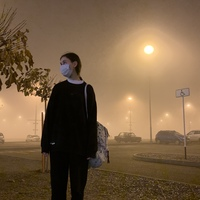
#> input picture images/sister.jpg, 200 x 200 px
$ python NLM.py
#> lines starting #> are read from the running program, lines starting #| are printed output that depends on the picture
import cv2
import matplotlib.pyplot as plt
import numpy as np
import math
import matplotlib.image as mpimg


# Non Local Mean filter

def nlmfunc(i, j, fw, fh, nw, nh, image, sigma1, sigma2, nlmWFilter):
    imgmain = image[i - fh // 2:i + 1 + fh // 2, j - fw // 2:j + 1 + fw // 2, :]

    nlmFilter = 0
    for p in range(-(nh // 2), 1 + (nh // 2)):
        for q in range(-(nw // 2), 1 + (nw // 2)):
            imgneighbour = image[i + p - fh // 2: i + 1 + p + fh // 2, j + q - fw // 2:j + 1 + q + fw // 2, :]
            nlmIFilter = ((imgmain - imgneighbour) ** 2) / (2 * (sigma1 ** 2))
            nlmFilter += np.exp(-1 * nlmIFilter)

    nlmFilter = nlmFilter / np.sum(nlmFilter, axis=(0, 1))
    nlmFilter = nlmFilter * nlmWFilter
    nlmFilter = nlmFilter / np.sum(nlmFilter, axis=(0, 1))
    return np.sum(np.multiply(imgmain, nlmFilter), axis=(0, 1))


def gfunc(x, y, sigma):
    return (math.exp(-(x ** 2 + y ** 2) / (2 * (sigma ** 2)))) / (2 * 3.14 * (sigma ** 2))


def gaussFilter(size, sigma):
    out = np.zeros(size)
    for i in range(size[0]):
        for j in range(size[1]):
            out[i, j] = gfunc(i - size[0] // 2, j - size[1] // 2, sigma)
    return out / np.sum(out)


def nlmFilterConv(image, fw, fh, nw, nh):
    col, row = image.shape
    sigma1 = 20
    sigma2 = 20
    nlmWFilter1 = 2 * 3.14 * sigma2 * sigma2 * gaussFilter((fw, fh), sigma2)
    if len(image.shape) < 3 or image.shape[2] == 1:
        nlmWFilter = np.resize(nlmWFilter1, (*nlmWFilter1.shape, 1))
    else:
        nlmWFilter = np.stack([nlmWFilter1, nlmWFilter1, nlmWFilter1], axis=2)

    out = np.zeros((col - 2 * fw + 1 - nw // 2, row - 2 * fh + 1 - nh // 2))
    for i in range(nh // 2, col - 2 * fh + 1 - nh // 2):
        for j in range(nw // 2, row - 2 * fw + 1 - nw // 2):
            out[i, j, :] = nlmfunc(i + fw - 1, j + fh - 1, fw, fh, nw, nh, image, sigma1, sigma2, nlmWFilter)

    out[0:nh // 2, :, :] = out[nh // 2, :, :]
    out[:, 0:nw // 2, :] = out[:, nw // 2, :, np.newaxis]
    if id == 1:
        return np.resize(out, (out.shape[0], out.shape[1])).astype(np.uint8)
    else:
        return out.astype(np.uint8)


def put_noise(image, sigma):
    gauss = np.random.normal(0, sigma, image.shape)
    gauss = gauss.reshape(image.shape)
    noisy = image + gauss
    cv2.normalize(noisy, noisy, 0, 255, cv2.NORM_MINMAX, dtype=-1)
    noisy = noisy.astype(np.uint8)
    return normalize2d(noisy, 0, 255)


def normalize2d(array, bottom, top):
    normalizedImg = np.zeros((len(array), len(array[0])))
    normalizedImg = cv2.normalize(array, normalizedImg, bottom, top, cv2.NORM_MINMAX)
    return normalizedImg


if __name__ == '__main__':
    filename = "../images/sister.jpg"

    image = cv2.imread(filename, 0)
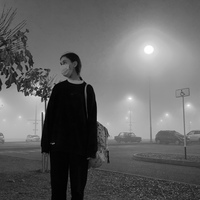
#> image: shape (200, 200); min 0, max 255, mean 100.4
    image_noised = put_noise(image, 10)
#> in put_noise, `noisy = image + gauss`:
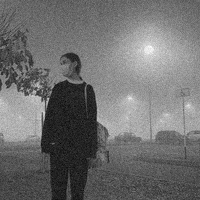
#> noisy: shape (200, 200) float64; min -39.6, max 280.3, mean 100.4; drawn with min black and max white
#> in normalize2d, `normalizedImg = np.zeros((len(array), len(array[0])))`: normalizedImg: shape (200, 200) float64; every value is 0

    compare = cv2.hconcat([image, image_noised])
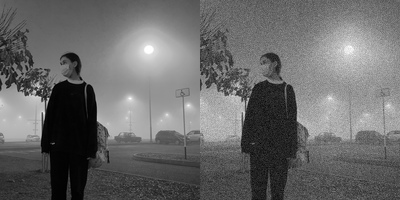
#> compare: shape (200, 400); min 0, max 255, mean 106

    nlm_image = nlmFilterConv(image_noised, 8, 8, 8, 8)
#> after the loop in nlmFilterConv, `for i in range(nh // 2, col - 2 * fh + 1 - nh // 2):`: out: shape (181, 181) float64; every value is 0
#> (the run stopped early here; a loop or call above may not have finished)

$ run again, with images/dog.jpg copied over images/sister.jpg
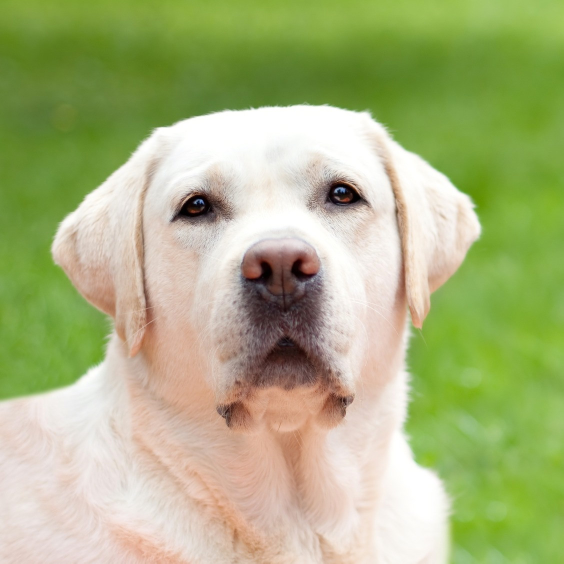
#> input picture images/dog.jpg, 1127 x 1127 px (shown at 1/2 size)
#> in put_noise, `noisy = image + gauss`:
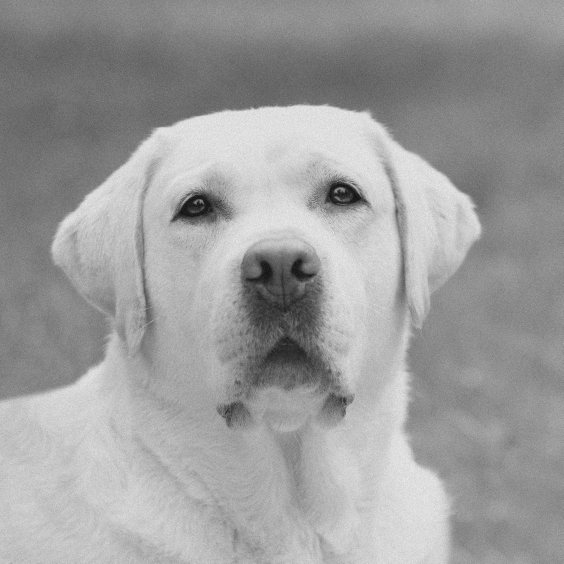
#> noisy: shape (1127, 1127) float64 (shown at 1/2 size); min -32.6, max 297, mean 171.1; drawn with min black and max white
#> normalizedImg: shape (1127, 1127) float64; every value is 0
#> `compare = cv2.hconcat([image, image_noised])`:
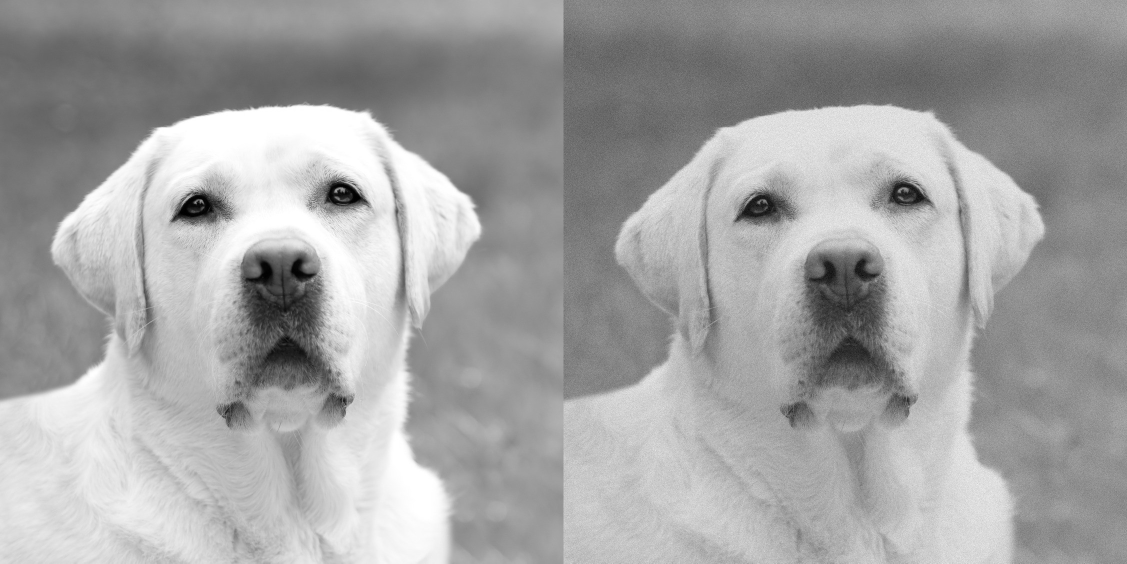
#> compare: shape (1127, 2254) (shown at 1/2 size); min 0, max 255, mean 164.1

$ run again, with images/dog10.jpg copied over images/sister.jpg
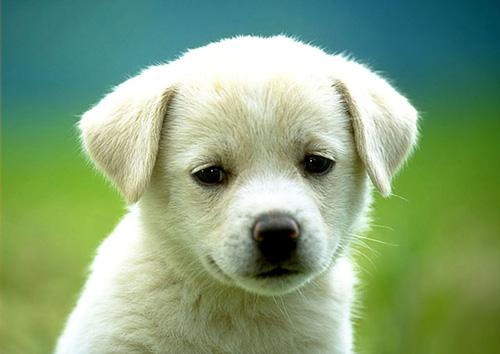
#> input picture images/dog10.jpg, 500 x 354 px
#> in put_noise, `noisy = image + gauss`:
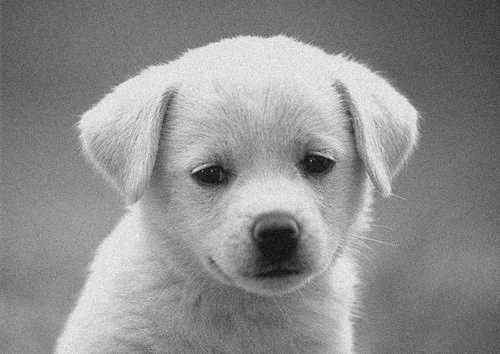
#> noisy: shape (354, 500) float64; min -33.7, max 293, mean 148.9; drawn with min black and max white
#> `compare = cv2.hconcat([image, image_noised])`:
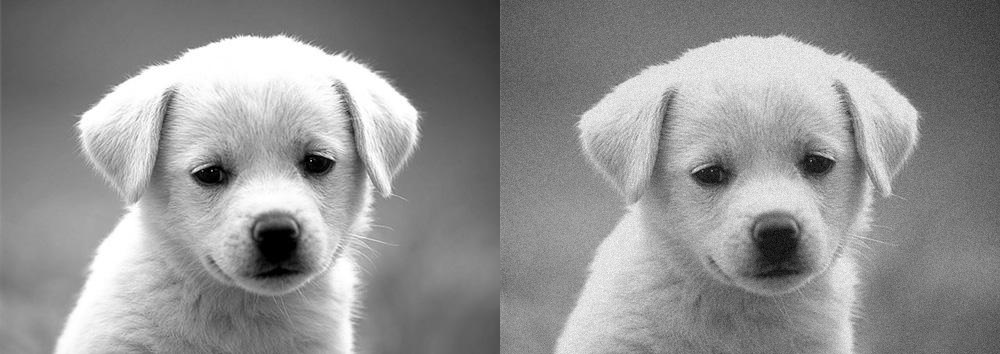
#> compare: shape (354, 1000); min 0, max 255, mean 145.7

$ run again, with images/dog2.jpg copied over images/sister.jpg
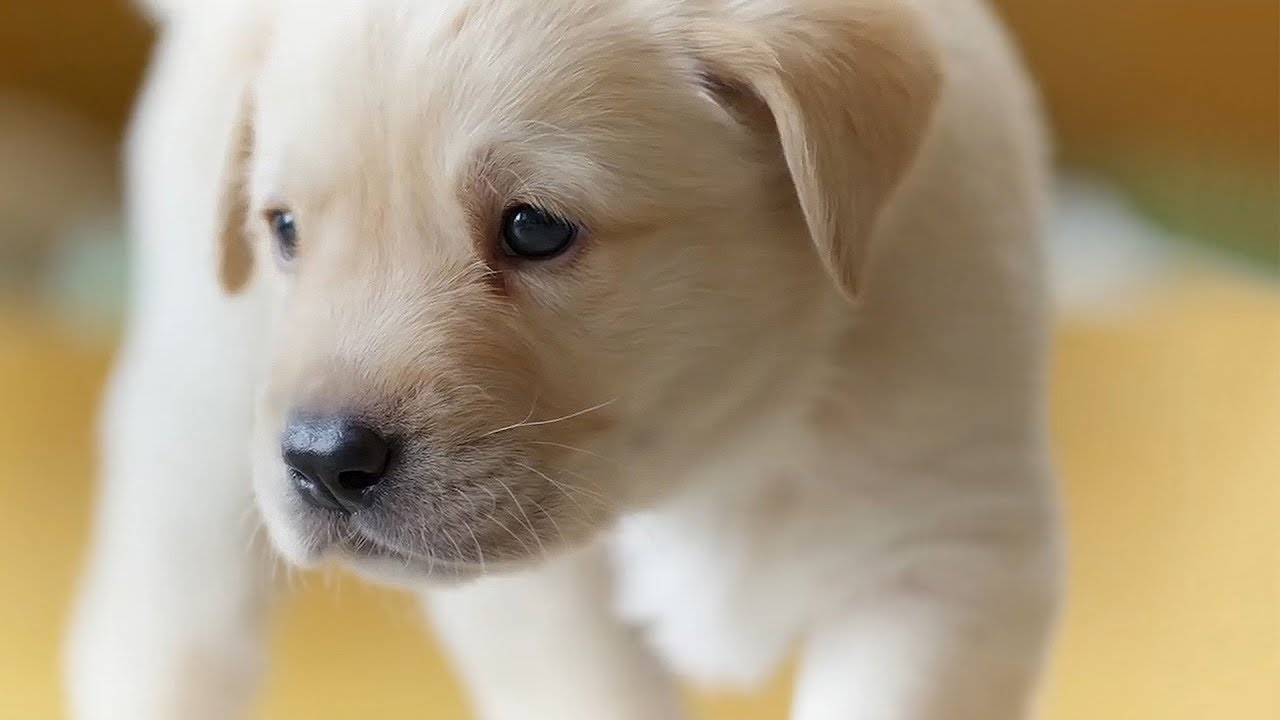
#> input picture images/dog2.jpg, 1280 x 720 px
#> `image = cv2.imread(filename, 0)`:
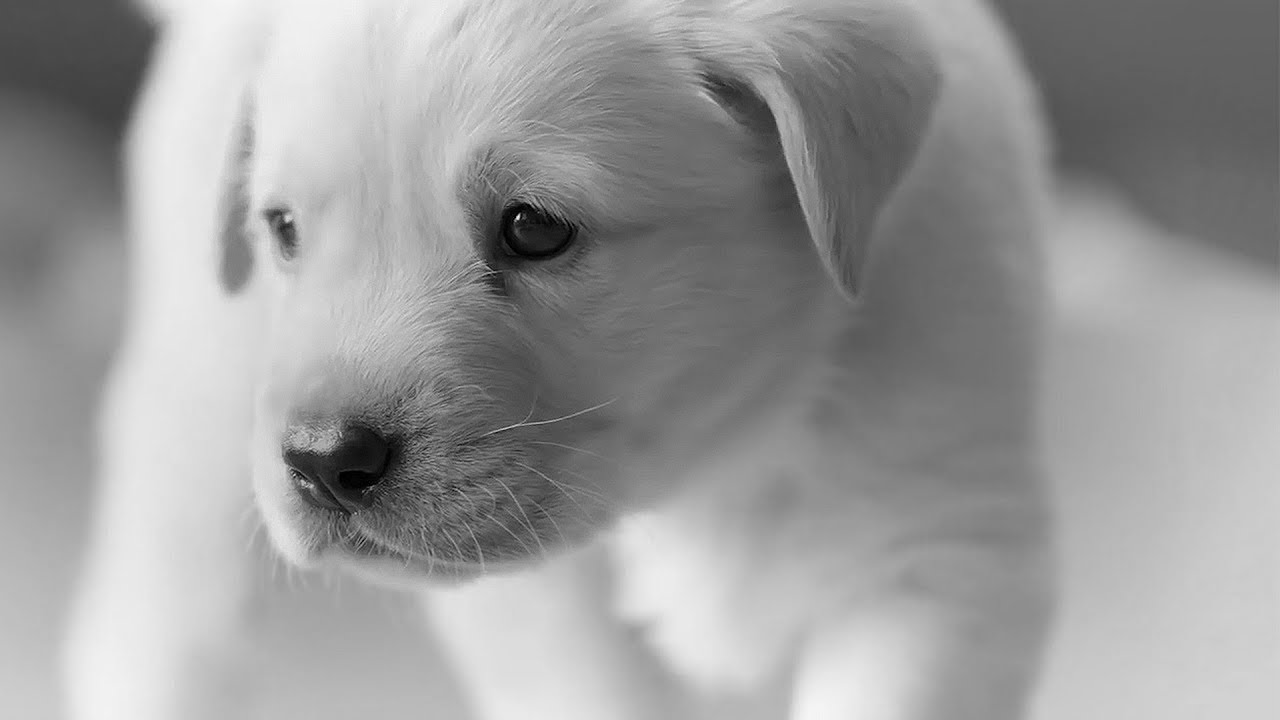
#> image: shape (720, 1280); min 0, max 248, mean 155.7
#> normalizedImg: shape (720, 1280) float64; every value is 0
#> `compare = cv2.hconcat([image, image_noised])`:
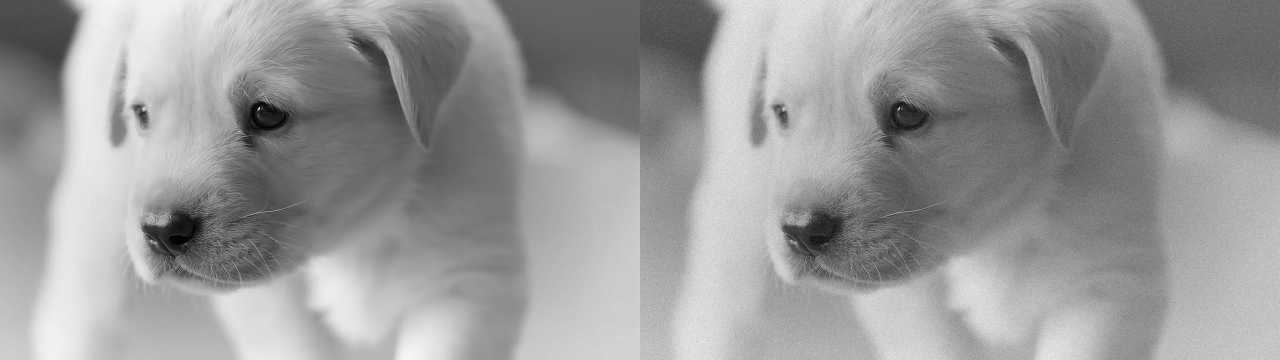
#> compare: shape (720, 2560) (shown at 1/2 size); min 0, max 255, mean 153.6
